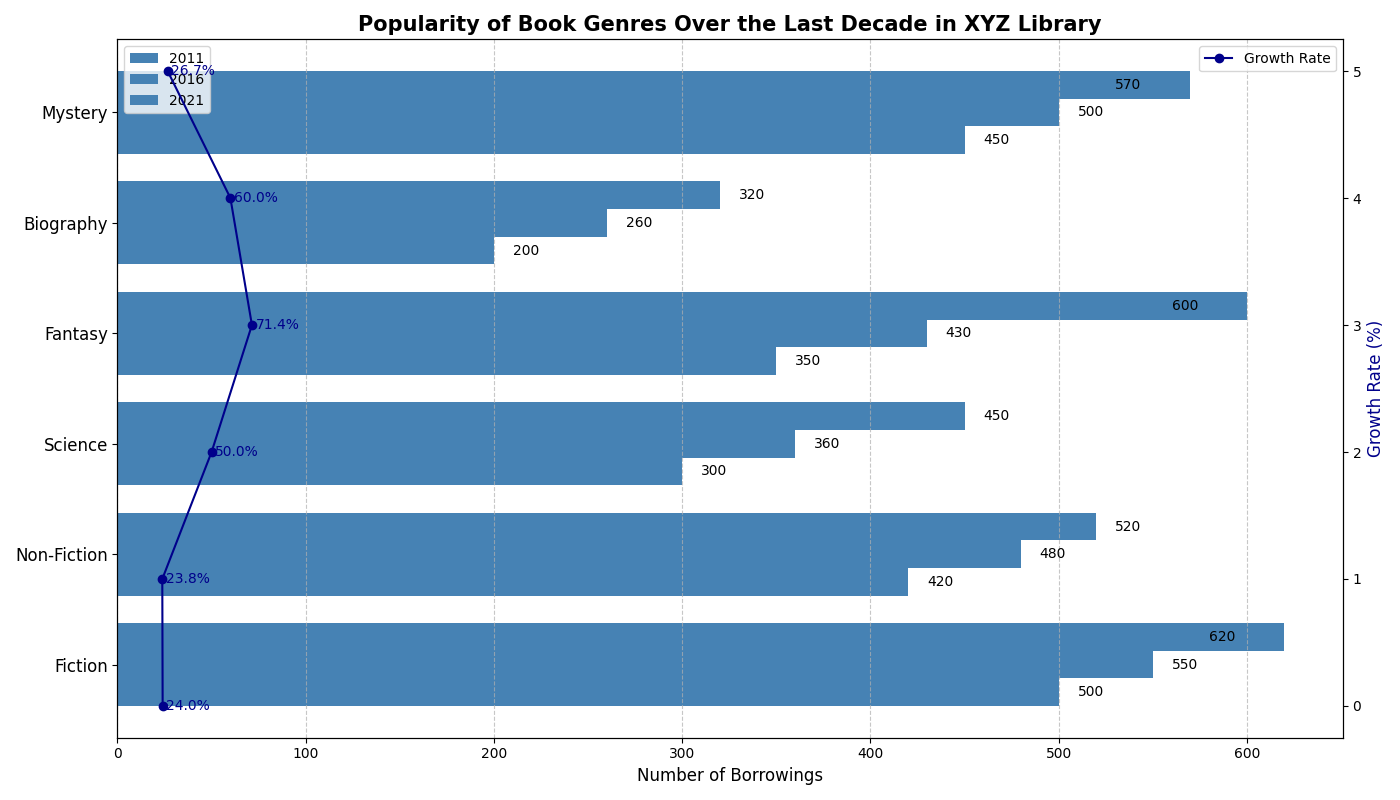

Generate this figure with Python:
import matplotlib.pyplot as plt
import numpy as np

# Data for the genres and borrowing statistics for 2011, 2016, and 2021
genres = ['Fiction', 'Non-Fiction', 'Science', 'Fantasy', 'Biography', 'Mystery']
borrowings_2011 = [500, 420, 300, 350, 200, 450]
borrowings_2016 = [550, 480, 360, 430, 260, 500]
borrowings_2021 = [620, 520, 450, 600, 320, 570]

# Calculating growth from 2011 to 2021
growth_2011_2021 = [(borrowings_2021[i] - borrowings_2011[i]) / borrowings_2011[i] * 100 for i in range(len(genres))]

fig, ax1 = plt.subplots(figsize=(14, 8))
bar_width = 0.25
y_pos = np.arange(len(genres))

# Use a consistent color for all data groups
common_color = 'steelblue'

# Horizontal bar charts for each year
bars_2011 = ax1.barh(y_pos - bar_width, borrowings_2011, bar_width, label='2011', color=common_color)
bars_2016 = ax1.barh(y_pos, borrowings_2016, bar_width, label='2016', color=common_color)
bars_2021 = ax1.barh(y_pos + bar_width, borrowings_2021, bar_width, label='2021', color=common_color)

# Labels and title
ax1.set_yticks(y_pos)
ax1.set_yticklabels(genres, fontsize=12)
ax1.set_xlabel('Number of Borrowings', fontsize=12)
ax1.set_title('Popularity of Book Genres Over the Last Decade in XYZ Library', fontsize=15, fontweight='bold')

# Add a second y-axis for the growth rate
ax2 = ax1.twinx()
ax2.plot(growth_2011_2021, y_pos, marker='o', linestyle='-', color='darkblue', label='Growth Rate')
ax2.set_ylabel('Growth Rate (%)', fontsize=12, color='darkblue')

# Adding value labels to each bar
for bars in [bars_2011, bars_2016, bars_2021]:
    for bar in bars:
        width = bar.get_width()
        label_x_pos = width + 10 if width < max(borrowings_2021) / 1.1 else width - 40
        ax1.text(label_x_pos, bar.get_y() + bar.get_height() / 2, f'{width}', va='center', fontsize=10, color='black')

# Annotate the growth rate
for i, growth in enumerate(growth_2011_2021):
    ax2.text(growth + 2, y_pos[i], f'{growth:.1f}%', va='center', fontsize=10, color='darkblue')

# Adding legends
ax1.legend(loc='upper left', fontsize=10, bbox_to_anchor=(0, 1))
ax2.legend(loc='upper right', fontsize=10, bbox_to_anchor=(1, 1))

# Enhance layout
ax1.grid(True, which='major', axis='x', linestyle='--', alpha=0.7)
plt.tight_layout()

# Display the plot
plt.show()
